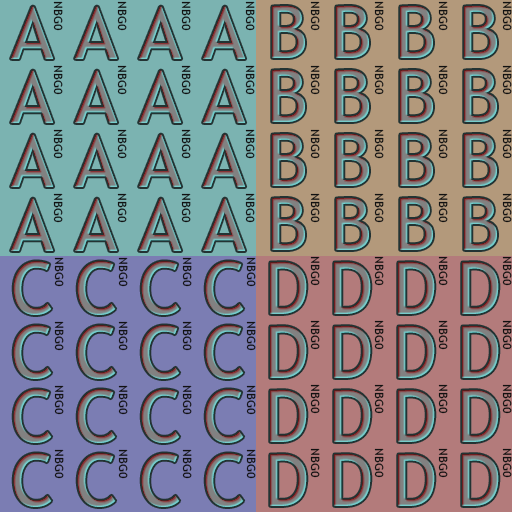

Below is a game level as drawn by its tile map, then a one-line description and the .tmx file that defines it, in full:
An orthogonal 32x32 tile map with 16x16 px tiles, 1 tile layer (NBG0).

<map version="1.4" tiledversion="1.4.1" orientation="orthogonal" renderorder="right-down" width="32" height="32" tilewidth="16" tileheight="16" infinite="0" nextlayerid="2" nextobjectid="1">
 <tileset firstgid="1" name="Tiles" tilewidth="16" tileheight="16" tilecount="256" columns="16">
  <image source="tiles.bmp" width="256" height="256" />
 </tileset>
 <layer id="1" name="NBG0" width="32" height="32">
  <data encoding="csv">
1,2,3,4,1,2,3,4,1,2,3,4,1,2,3,4,5,6,7,8,5,6,7,8,5,6,7,8,5,6,7,8,
17,18,19,20,17,18,19,20,17,18,19,20,17,18,19,20,21,22,23,24,21,22,23,24,21,22,23,24,21,22,23,24,
33,34,35,36,33,34,35,36,33,34,35,36,33,34,35,36,37,38,39,40,37,38,39,40,37,38,39,40,37,38,39,40,
49,50,51,52,49,50,51,52,49,50,51,52,49,50,51,52,53,54,55,56,53,54,55,56,53,54,55,56,53,54,55,56,
1,2,3,4,1,2,3,4,1,2,3,4,1,2,3,4,5,6,7,8,5,6,7,8,5,6,7,8,5,6,7,8,
17,18,19,20,17,18,19,20,17,18,19,20,17,18,19,20,21,22,23,24,21,22,23,24,21,22,23,24,21,22,23,24,
33,34,35,36,33,34,35,36,33,34,35,36,33,34,35,36,37,38,39,40,37,38,39,40,37,38,39,40,37,38,39,40,
49,50,51,52,49,50,51,52,49,50,51,52,49,50,51,52,53,54,55,56,53,54,55,56,53,54,55,56,53,54,55,56,
1,2,3,4,1,2,3,4,1,2,3,4,1,2,3,4,5,6,7,8,5,6,7,8,5,6,7,8,5,6,7,8,
17,18,19,20,17,18,19,20,17,18,19,20,17,18,19,20,21,22,23,24,21,22,23,24,21,22,23,24,21,22,23,24,
33,34,35,36,33,34,35,36,33,34,35,36,33,34,35,36,37,38,39,40,37,38,39,40,37,38,39,40,37,38,39,40,
49,50,51,52,49,50,51,52,49,50,51,52,49,50,51,52,53,54,55,56,53,54,55,56,53,54,55,56,53,54,55,56,
1,2,3,4,1,2,3,4,1,2,3,4,1,2,3,4,5,6,7,8,5,6,7,8,5,6,7,8,5,6,7,8,
17,18,19,20,17,18,19,20,17,18,19,20,17,18,19,20,21,22,23,24,21,22,23,24,21,22,23,24,21,22,23,24,
33,34,35,36,33,34,35,36,33,34,35,36,33,34,35,36,37,38,39,40,37,38,39,40,37,38,39,40,37,38,39,40,
49,50,51,52,49,50,51,52,49,50,51,52,49,50,51,52,53,54,55,56,53,54,55,56,53,54,55,56,53,54,55,56,
9,10,11,12,9,10,11,12,9,10,11,12,9,10,11,12,13,14,15,16,13,14,15,16,13,14,15,16,13,14,15,16,
25,26,27,28,25,26,27,28,25,26,27,28,25,26,27,28,29,30,31,32,29,30,31,32,29,30,31,32,29,30,31,32,
41,42,43,44,41,42,43,44,41,42,43,44,41,42,43,44,45,46,47,48,45,46,47,48,45,46,47,48,45,46,47,48,
57,58,59,60,57,58,59,60,57,58,59,60,57,58,59,60,61,62,63,64,61,62,63,64,61,62,63,64,61,62,63,64,
9,10,11,12,9,10,11,12,9,10,11,12,9,10,11,12,13,14,15,16,13,14,15,16,13,14,15,16,13,14,15,16,
25,26,27,28,25,26,27,28,25,26,27,28,25,26,27,28,29,30,31,32,29,30,31,32,29,30,31,32,29,30,31,32,
41,42,43,44,41,42,43,44,41,42,43,44,41,42,43,44,45,46,47,48,45,46,47,48,45,46,47,48,45,46,47,48,
57,58,59,60,57,58,59,60,57,58,59,60,57,58,59,60,61,62,63,64,61,62,63,64,61,62,63,64,61,62,63,64,
9,10,11,12,9,10,11,12,9,10,11,12,9,10,11,12,13,14,15,16,13,14,15,16,13,14,15,16,13,14,15,16,
25,26,27,28,25,26,27,28,25,26,27,28,25,26,27,28,29,30,31,32,29,30,31,32,29,30,31,32,29,30,31,32,
41,42,43,44,41,42,43,44,41,42,43,44,41,42,43,44,45,46,47,48,45,46,47,48,45,46,47,48,45,46,47,48,
57,58,59,60,57,58,59,60,57,58,59,60,57,58,59,60,61,62,63,64,61,62,63,64,61,62,63,64,61,62,63,64,
9,10,11,12,9,10,11,12,9,10,11,12,9,10,11,12,13,14,15,16,13,14,15,16,13,14,15,16,13,14,15,16,
25,26,27,28,25,26,27,28,25,26,27,28,25,26,27,28,29,30,31,32,29,30,31,32,29,30,31,32,29,30,31,32,
41,42,43,44,41,42,43,44,41,42,43,44,41,42,43,44,45,46,47,48,45,46,47,48,45,46,47,48,45,46,47,48,
57,58,59,60,57,58,59,60,57,58,59,60,57,58,59,60,61,62,63,64,61,62,63,64,61,62,63,64,61,62,63,64
</data>
 </layer>
</map>
